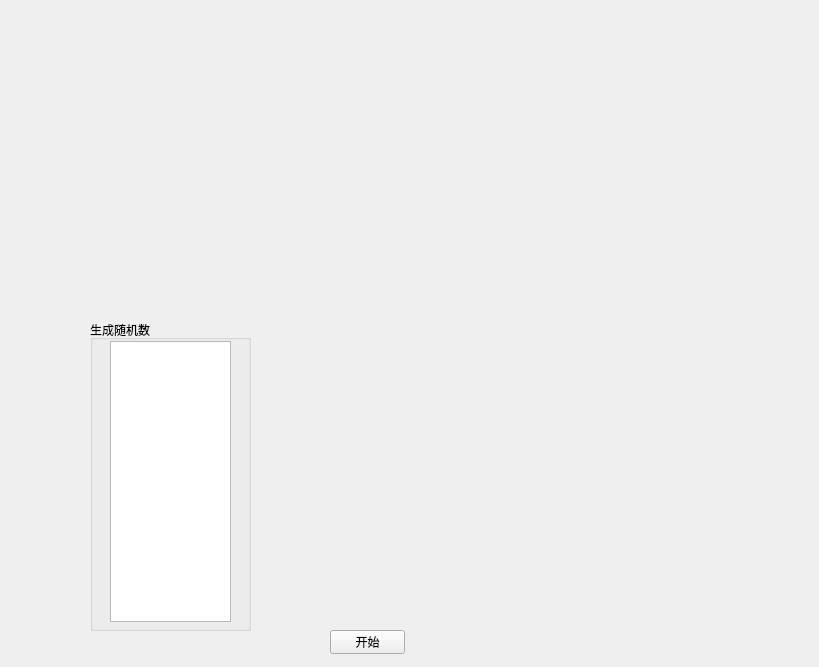
<?xml version="1.0" encoding="UTF-8"?>
<ui version="4.0">
 <class>QThreadPoolClass</class>
 <widget class="QWidget" name="QThreadPoolClass">
  <property name="geometry">
   <rect>
    <x>0</x>
    <y>0</y>
    <width>819</width>
    <height>667</height>
   </rect>
  </property>
  <property name="windowTitle">
   <string>QThreadPool</string>
  </property>
  <widget class="QLabel" name="num_label">
   <property name="geometry">
    <rect>
     <x>210</x>
     <y>270</y>
     <width>200</width>
     <height>41</height>
    </rect>
   </property>
   <property name="font">
    <font>
     <pointsize>24</pointsize>
    </font>
   </property>
   <property name="text">
    <string/>
   </property>
  </widget>
  <widget class="QLabel" name="img_label">
   <property name="geometry">
    <rect>
     <x>63</x>
     <y>25</y>
     <width>471</width>
     <height>211</height>
    </rect>
   </property>
   <property name="text">
    <string/>
   </property>
  </widget>
  <widget class="QPushButton" name="startBtn">
   <property name="geometry">
    <rect>
     <x>330</x>
     <y>630</y>
     <width>75</width>
     <height>24</height>
    </rect>
   </property>
   <property name="text">
    <string>开始</string>
   </property>
  </widget>
  <widget class="QGroupBox" name="groupBox">
   <property name="geometry">
    <rect>
     <x>90</x>
     <y>320</y>
     <width>161</width>
     <height>311</height>
    </rect>
   </property>
   <property name="title">
    <string>生成随机数</string>
   </property>
   <widget class="QListWidget" name="rand_listWidget">
    <property name="geometry">
     <rect>
      <x>20</x>
      <y>21</y>
      <width>121</width>
      <height>281</height>
     </rect>
    </property>
   </widget>
  </widget>
 </widget>
 <layoutdefault spacing="6" margin="11"/>
 <resources>
  <include location="QThreadPool.qrc"/>
 </resources>
 <connections/>
</ui>
